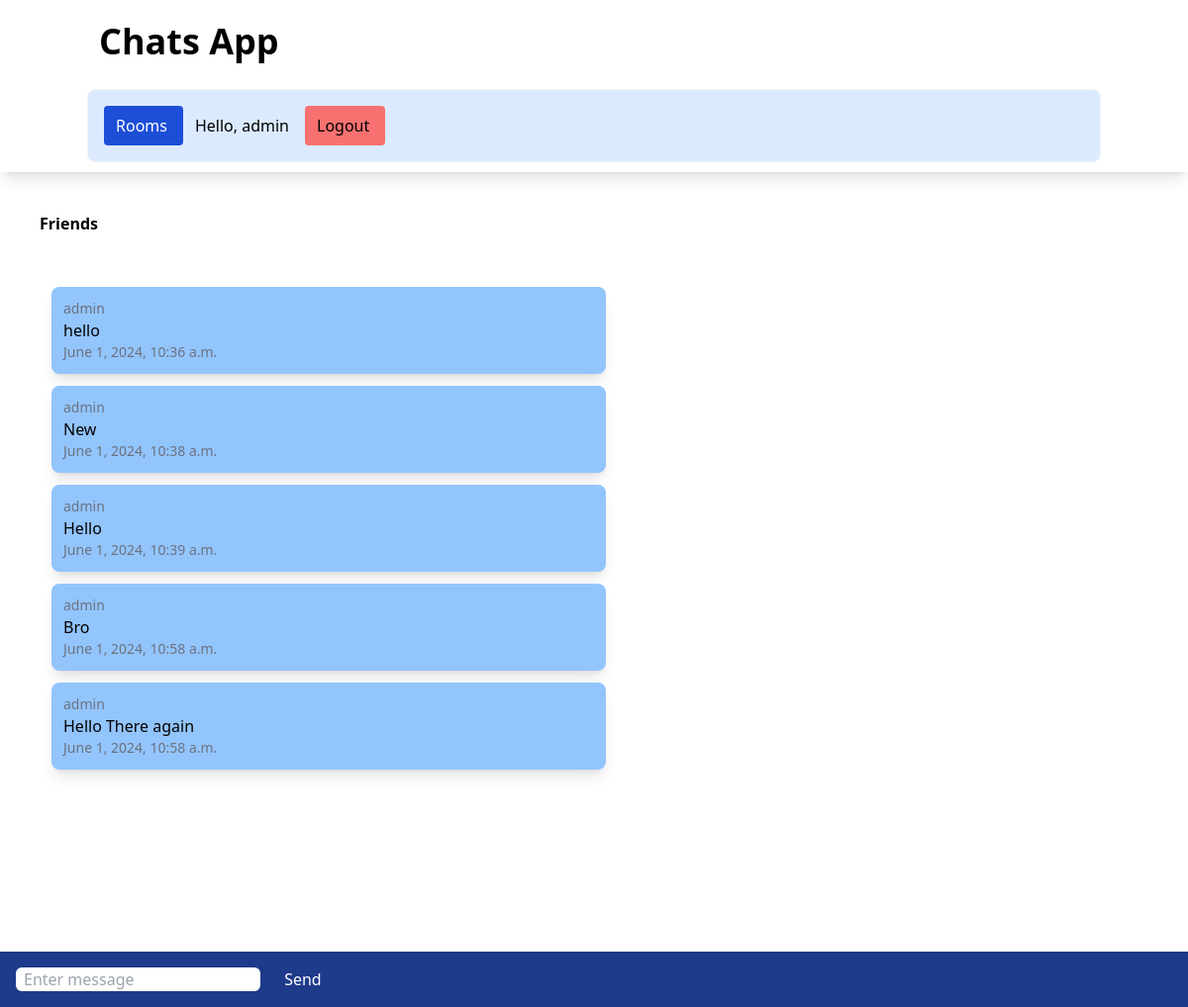
The page /rooms/friends/ (signed in) on the database its author committed.
### chatapp/models.py (models this page shows, shortened)
class ChatRoom(models.Model):
    name = models.CharField(max_length=100)
    slug = models.SlugField(unique=True)

class ChatMessage(models.Model):
    user = models.ForeignKey(User, on_delete=models.CASCADE)
    room = models.ForeignKey(ChatRoom, on_delete=models.CASCADE)
    message_content = models.TextField()
    date = models.DateTimeField(auto_now=True)
    class Meta:
        ordering=('date',)

### chatapp/views.py (the view)
# urls.py: path('<slug:slug>/', views.chatroom, name="chatroom"),
def chatroom(request, slug):
    chatroom = ChatRoom.objects.get(slug=slug)
    messages = ChatMessage.objects.filter(room=chatroom)[0:30]
    context = {"chatroom" : chatroom, 'messages': messages}
    return render(request, 'chatapp/room.html',context=context)

### chatapp/templates/chatapp/room.html (shortened to what this page needs)
{% extends 'chatapp/base.html' %}
{% block body %}
<div class="m-10 font-bold">
{{ chatroom.name }}
</div>
<div class="message-container m-10 overflow-auto h-[700px]" id="message-container">
<div id="chat-messages">
    {% for message in messages %}
    <div class="message shadow-lg p-3 m-3 rounded-lg w-1/2 bg-blue-300">
        <div class="text-sm text-gray-500">
            {{ message.user.username }}
        </div>
            {{ message.message_content }}
        <div class="text-sm text-gray-500">
            {{ message.date}}
        </div>
    </div>
    {% endfor %}
</div>
</div>
<div class="form-container fixed inset-x-0 bottom-0 bg-blue-900 p-4">
<form method="post">
    <input class="rounded-md px-2" id="message-input" type="text" name="message" placeholder="Enter message">
    <button class="text-white ml-5" id="send-button" type="submit">Send</button>
</form>
</div>
{% endblock %}

### chatapp/templates/chatapp/base.html (shortened to what this page needs)
<!DOCTYPE html>
<html lang="en">
<head>
    <script src="https://cdn.tailwindcss.com"></script>
</head>
<body>
    <nav class="shadow-lg px-3 py-2.5">
        <div class="container flex flex-wrap justify-between mx-auto">
            <a class="flex items-center" href="">
                <span class="self-center text-4xl font-semibold">Chats App</span>
            </a>
            <div class="w-full block w-auto ">
                    <ul class="flex flex-row p-4 mt-4 border rounded-lg border-gray-100 bg-blue-100">
                        <li>
                            <a class="block py-2 pl-3 pr-4 rounded bg-blue-700 text-white hover:bg-blue-500" href='{% url "chatapp:index" %}'>Rooms</a>
                        </li>
                        {% if request.user.is_authenticated %}
                            <li>
                                <span class="block py-2 pl-3 pr-4 rounded"> Hello, {{request.user.username}} </span>
                            </li>
                            <li>
                                <a class="block py-2 pl-3 pr-4 rounded bg-red-400" href="{% url 'users:logout' %}">Logout</a>
                            </li>
                        {% endif %}
                    </ul>
            </div>
        </div>
    </nav>
    {% block body %}
    {% endblock %}
</body>
</html>

### rows shown on the page
ChatRoom: name "Friends"
ChatMessage: user.username "admin", message_content "hello", date "June 1, 2024, 10:36 a.m."
ChatMessage: user.username "admin", message_content "New", date "June 1, 2024, 10:38 a.m."
ChatMessage: user.username "admin", message_content "Hello", date "June 1, 2024, 10:39 a.m."
ChatMessage: user.username "admin", message_content "Bro", date "June 1, 2024, 10:58 a.m."
ChatMessage: user.username "admin", message_content "Hello There again", date "June 1, 2024, 10:58 a.m."

### other values the page prints
{{ request.user.username }} "admin"
